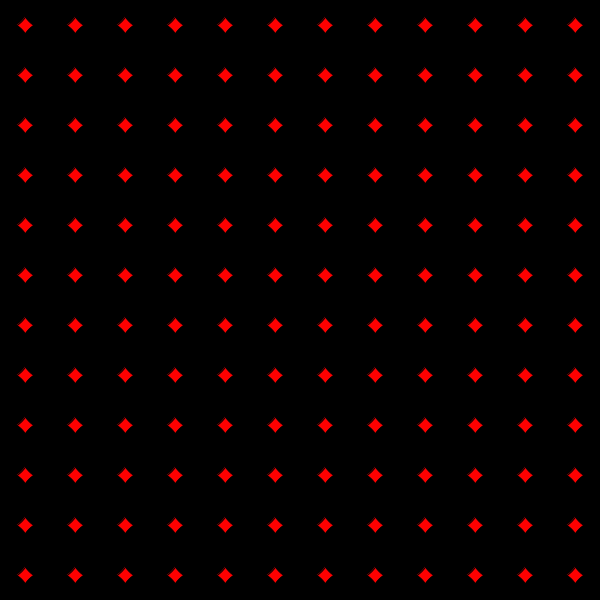
Frame 1 (no input)
Frame 60 (the mouse pressed at the canvas centre just before this capture): identical to frame 1, image omitted
Frame 120 (the mouse held since frame 60 and released just before this capture): identical to frame 1, image omitted

The Processing sketch that drew this single still picture (run headless with seeded random() and noise(); from frame 60 on, the mouse is pressed at the canvas centre):

// Processing sketch: processing_186643
// ── processing_186643.pde

void setup() {
size(600, 600);
colorMode(HSB);}

void draw(){
    float d = dist (width/2,height/2,mouseX, mouseY);
    background(d,255,255);
  for (int x = 0;x<50;x++) {
  for (int y = 0;y<50;y++) {
    fill(0); 
    ellipse(x*50, y*50, 60, 60);
  }
 
}
}
